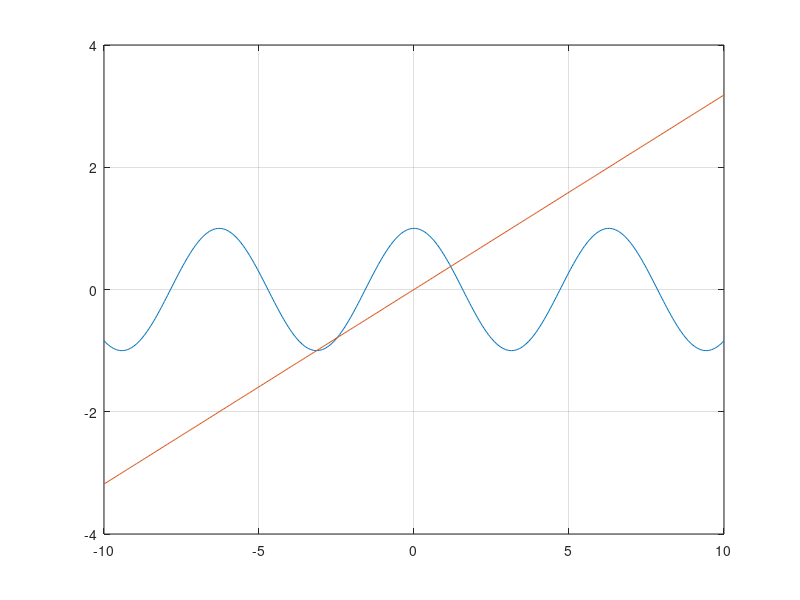

Write MATLAB code to recreate this figure.
%% numero quatre
clc
f1 = @(x) cos(x);
f2 = @(x) x./pi;
f = @(x) f1(x) - f2(x);
lsp = -10:0.05:10;
figure
plot(lsp, f1(lsp), lsp, f2(lsp));
grid on;
[pzero ~] = ginput;
for i = 1:numel(pzero)
    fzero(f, pzero(i))
end;
% [left ~] = ginput(1);
% [right ~] = ginput(1);
% fzero(f, [left right])